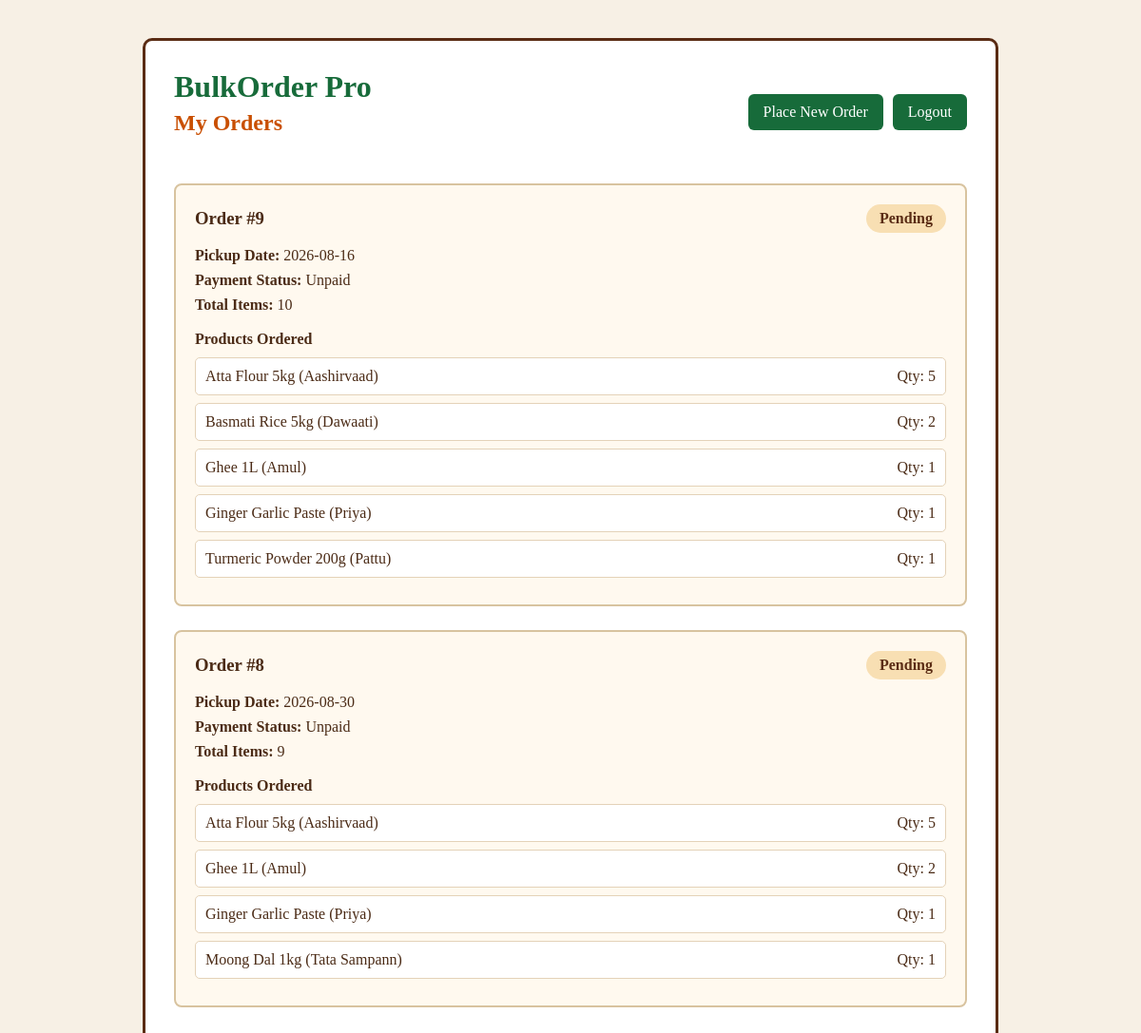
Page /customer-orders (signed in) on the committed database.
### tables this page shows
CREATE TABLE orders (
            id INTEGER PRIMARY KEY AUTOINCREMENT,
            customer_id INTEGER NOT NULL,
            pickup_date TEXT NOT NULL,
            items INTEGER NOT NULL,
            payment_status TEXT NOT NULL,
            order_status TEXT NOT NULL, stock_id INTEGER,
            FOREIGN KEY (customer_id) REFERENCES customers(id)
        );

CREATE TABLE order_items (
            id INTEGER PRIMARY KEY AUTOINCREMENT,
            order_id INTEGER NOT NULL,
            stock_id INTEGER NOT NULL,
            quantity INTEGER NOT NULL,
            FOREIGN KEY (order_id) REFERENCES orders(id),
            FOREIGN KEY (stock_id) REFERENCES stock(id)
        );

CREATE TABLE stock (
            id INTEGER PRIMARY KEY AUTOINCREMENT,
            item_name TEXT NOT NULL,
            brand TEXT NOT NULL,
            stock_quantity INTEGER NOT NULL,
            price REAL NOT NULL
        , is_deleted INTEGER NOT NULL DEFAULT 0, category TEXT NOT NULL DEFAULT 'Other');

### customer_routes.py (the view)
@app.route("/customer-orders")
def customer_my_orders():
    if not customer_logged_in():
        return redirect(
            url_for("customer_login_page")
        )
    connection = get_database_connection()
    cursor = connection.cursor()
    cursor.execute("""
        SELECT
            id,
            pickup_date,
            items,
            payment_status,
            order_status

        FROM orders

        WHERE customer_id = ?

        ORDER BY id DESC
    """, (
        session["customer_id"],
    ))
    order_records = cursor.fetchall()
    customer_orders = []
    for order in order_records:
        cursor.execute("""
            SELECT
                stock.item_name,
                stock.brand,
                stock.price,
                order_items.quantity

            FROM order_items

            JOIN stock

            ON order_items.stock_id
            = stock.id

            WHERE order_items.order_id = ?
        """, (
            order["id"],
        ))
        products = cursor.fetchall()
        customer_orders.append({
            "id": order["id"],
            "pickup_date": order["pickup_date"],
            "items": order["items"],
            "payment_status": order["payment_status"],
            "order_status": order["order_status"],
            "products": products
        })
    connection.close()
    return render_template(
        "customer_orders.html",
        orders=customer_orders
    )

### auth_helpers.py (called while the page is built)
def customer_logged_in():
    return "customer_id" in session

### database.py (called while the page is built)
def get_database_connection():
    connection = sqlite3.connect(DATABASE)
    connection.row_factory = sqlite3.Row
    return connection

### templates/customer_orders.html (shortened to what this page needs)
<!DOCTYPE html>
<html lang="en">
<head>
    <link rel="stylesheet"
          href="{{ url_for('static', filename='customer_orders.css') }}">
</head>
<body>
    <div class="orders-page">
        <div class="orders-card">
            <div class="page-header">
                <div>
                    <h1>BulkOrder Pro</h1>
                    <h2>My Orders</h2>
                </div>
                <div class="header-buttons">
                    <a href="{{ url_for('customer_order_page') }}">
                        Place New Order
                    </a>
                    <a href="{{ url_for('customer_logout') }}">
                        Logout
                    </a>
                </div>
            </div>
            {% if orders %}
                {% for order in orders %}
                <div class="order-card">
                    <div class="order-top">
                        <h3>
                            Order #{{ order["id"] }}
                        </h3>
                        <span class="status">
                            {{ order["order_status"] }}
                        </span>
                    </div>
                    <p>
                        <strong>Pickup Date:</strong>
                        {{ order["pickup_date"] }}
                    </p>
                    <p>
                        <strong>Payment Status:</strong>
                        {{ order["payment_status"] }}
                    </p>
                    <p>
                        <strong>Total Items:</strong>
                        {{ order["items"] }}
                    </p>
                    <h4>Products Ordered</h4>
                    {% for product in order["products"] %}
                    <div class="product">
                        <span>
                            {{ product["item_name"] }}
                            ({{ product["brand"] }})
                        </span>
                        <span>
                            Qty: {{ product["quantity"] }}
                        </span>
                    </div>
                    {% endfor %}
                </div>
                {% endfor %}
            {% endif %}
        </div>
    </div>
</body>
</html>

### static/customer_orders.css (style rules this page uses)
* { box-sizing: border-box; }
body { margin: 0; background: #f7f0e5; font-family: Georgia, serif; color: #4b2b16; }
.orders-page { display: flex; justify-content: center; padding: 40px; }
.orders-card { width: 900px; max-width: 100%; background: white; border: 3px solid #5a2c14; border-radius: 10px; padding: 30px; }
.page-header { display: flex; justify-content: space-between; align-items: center; margin-bottom: 30px; }
.page-header h1 { margin: 0; color: #176b3a; }
.page-header h2 { margin-top: 6px; color: #c94f00; }
.header-buttons { display: flex; gap: 10px; }
.header-buttons a { padding: 10px 16px; background: #176b3a; color: white; text-decoration: none; border-radius: 6px; transition: 0.2s; }
.order-card { margin-bottom: 25px; padding: 20px; border: 2px solid #d8c39f; border-radius: 8px; background: #fff9ef; }
.order-top { display: flex; justify-content: space-between; align-items: center; margin-bottom: 15px; }
.order-top h3 { margin: 0; }
.status { background: #f8dfb3; color: #5a2c14; padding: 6px 14px; border-radius: 20px; font-weight: bold; }
.order-card p { margin: 8px 0; }
.order-card h4 { margin-top: 18px; margin-bottom: 10px; }
.product { display: flex; justify-content: space-between; padding: 10px; margin-bottom: 8px; background: white; border: 1px solid #e4d2b8; border-radius: 5px; }

### rows in the picture
orders: id "9", order_status "Pending", pickup_date "2026-08-16", payment_status "Unpaid", items "10"
order_items: item_name "Atta Flour 5kg", brand "Aashirvaad", quantity "5"
order_items: item_name "Basmati Rice 5kg", brand "Dawaati", quantity "2"
order_items: item_name "Ghee 1L", brand "Amul", quantity "1"
order_items: item_name "Ginger Garlic Paste", brand "Priya", quantity "1"
order_items: item_name "Turmeric Powder 200g", brand "Pattu", quantity "1"
orders: id "8", order_status "Pending", pickup_date "2026-08-30", payment_status "Unpaid", items "9"
order_items: item_name "Atta Flour 5kg", brand "Aashirvaad", quantity "5"
order_items: item_name "Ghee 1L", brand "Amul", quantity "2"
order_items: item_name "Ginger Garlic Paste", brand "Priya", quantity "1"
order_items: item_name "Moong Dal 1kg", brand "Tata Sampann", quantity "1"
